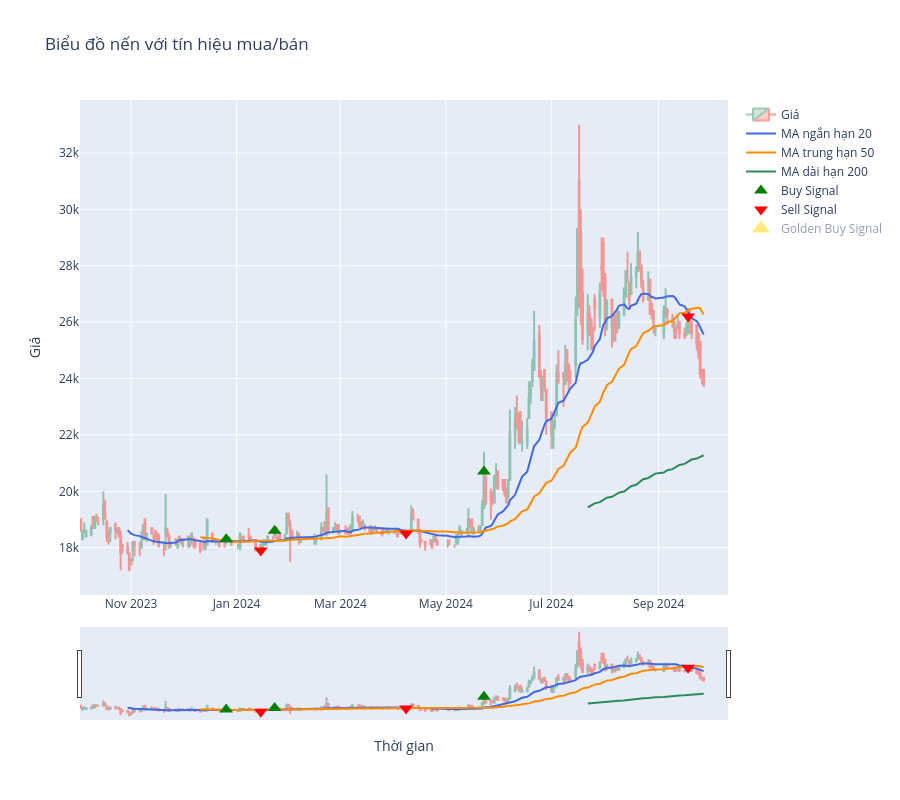

The code cell stored with this chart in its notebook:
### Code cell
# Hàm mua/bán với các widget điều khiển
def buy_n_sell(data, col='Đóng cửa', period1=20, period2=50, period3=200, MA_type='SMA'):
    # Tạo một bản sao của DataFrame để tránh thay đổi dữ liệu gốc
    df = data.copy()
    
    # Tính toán các đường MA
    df['line1'] = MA(df, period=period1, column=col, ma_type=MA_type)
    df['line2'] = MA(df, period=period2, column=col, ma_type=MA_type)
    df['line3'] = MA(df, period=period3, column=col, ma_type=MA_type)

    # Điều kiện mua bán
    df['Signal'] = np.where(df["line1"] > df["line2"], 1, 0)
    df['Position'] = df['Signal'].diff()
    df['Buy'] = np.where(df['Position'] == 1, df[col], np.nan)
    df['Sell'] = np.where(df['Position'] == -1, df[col], np.nan)

    # Golden Cross và Death Cross
    df['Golden_Signal'] = np.where(df["line2"] > df["line3"], 1, 0)
    df['Golden_Position'] = df['Golden_Signal'].diff()
    
    df['Golden_Buy'] = np.where(df['Golden_Position'] == 1, df[col], np.nan)
    df['Death_Sell'] = np.where(df['Golden_Position'] == -1, df[col], np.nan)

    # Tạo biểu đồ nến và điểm mua/bán
    fig = go.Figure()

    # Candlestick
    fig.add_trace(go.Candlestick(x=df['Ngày'],
                                  open=df['Mở cửa'],
                                  high=df['Cao nhất'],
                                  low=df['Thấp nhất'],
                                  close=df[col],
                                  name='Giá',
                                  opacity=0.5))

    # Đường MA
    fig.add_trace(go.Scatter(x=df['Ngày'],
                             y=df['line1'],
                             mode='lines',
                             name=f'MA ngắn hạn {period1}',
                             line=dict(color='royalblue')))

    fig.add_trace(go.Scatter(x=df['Ngày'],
                             y=df['line2'],
                             mode='lines',
                             name=f'MA trung hạn {period2}',
                             line=dict(color='darkorange')))

    fig.add_trace(go.Scatter(x=df['Ngày'],
                             y=df['line3'],
                             mode='lines',
                             name=f'MA dài hạn {period3}',
                             line=dict(color='seagreen')))

    # Buy Signal
    fig.add_trace(go.Scatter(x=df['Ngày'][df['Position'] == 1],
                             y=df[col][df['Position'] == 1],
                             mode='markers',
                             marker=dict(symbol='triangle-up', color='green', size=12),
                             name='Buy Signal'))

    # Sell Signal
    fig.add_trace(go.Scatter(x=df['Ngày'][df['Position'] == -1],
                             y=df[col][df['Position'] == -1],
                             mode='markers',
                             marker=dict(symbol='triangle-down', color='red', size=12),
                             name='Sell Signal'))
    
    # Golden Buy Signal
    fig.add_trace(go.Scatter(x=df['Ngày'][df['Golden_Position'] == 1],
                             y=df[col][df['Golden_Position'] == 1],
                             mode='markers',
                             marker=dict(symbol='triangle-up', color='gold', size=16),
                             name='Golden Buy Signal',
                             visible='legendonly'))

    # Death Sell Signal
    fig.add_trace(go.Scatter(x=df['Ngày'][df['Golden_Position'] == -1],
                             y=df[col][df['Golden_Position'] == -1],
                             mode='markers',
                             marker=dict(symbol='triangle-down', color='maroon', size=16),
                             name='Death Sell Signal',
                             visible='legendonly'))

    # Thiết lập bố cục cho biểu đồ
    fig.update_layout(title='Biểu đồ nến với tín hiệu mua/bán',
                      xaxis_title='Thời gian',
                      yaxis_title='Giá',
                      autosize=True,
                      width=None,
                      height=800)

    # Clear the current output and display the new figure
    clear_output(wait=True)
    fig.show()

# Tạo widgets cho việc điều khiển
period_widget1 = widgets.Dropdown(
    options=[20, 50, 200],
    description='Kỳ hạn 1:',
    value=20
)

period_widget2 = widgets.Dropdown(
    options=[20, 50, 200],
    description='Kỳ hạn 2:',
    value=50
)

period_widget3 = widgets.Dropdown(
    options=[20, 50, 200],
    description='Kỳ hạn 3:',
    value=200
)

apply_button = widgets.Button(description="Áp dụng")

# Hàm để cập nhật biểu đồ dựa trên giá trị kỳ hạn
def update_plot(button):
    buy_n_sell(data, col='Đóng cửa', 
                period1=period_widget1.value, 
                period2=period_widget2.value, 
                period3=period_widget3.value, 
                MA_type='SMA')

# Liên kết nút nhấn với hàm cập nhật biểu đồ
apply_button.on_click(update_plot)

# Hiển thị các widgets
control_widgets = widgets.HBox([period_widget1, period_widget2, period_widget3, apply_button])
display(control_widgets)

# Biểu đồ ban đầu
buy_n_sell(data, col='Đóng cửa', period1=20, period2=50, period3=200, MA_type='SMA')

### Figure 1 — Plotly figure (JSON) as saved in the notebook; plotly's stock layout.template omitted (floating-point values rounded to 4 significant figures; data arrays with more than 128 entries replaced by an {"elided": "..."} marker saying what was removed)
{"data": [{"close": {"elided": "247 str values"}, "high": {"elided": "247 str values"}, "low": {"elided": "247 str values"}, "name": "Giá", "opacity": 0.5, "open": {"elided": "247 str values"}, "type": "candlestick", "x": {"elided": "247 str values"}}, {"line": {"color": "royalblue"}, "mode": "lines", "name": "MA ngắn hạn 20", "type": "scatter", "x": {"elided": "247 str values"}, "y": {"elided": "247 int values"}}, {"line": {"color": "darkorange"}, "mode": "lines", "name": "MA trung hạn 50", "type": "scatter", "x": {"elided": "247 str values"}, "y": {"elided": "247 int values"}}, {"line": {"color": "seagreen"}, "mode": "lines", "name": "MA dài hạn 200", "type": "scatter", "x": {"elided": "247 str values"}, "y": {"elided": "247 float values"}}, {"marker": {"color": "green", "size": 12, "symbol": "triangle-up"}, "mode": "markers", "name": "Buy Signal", "type": "scatter", "x": ["2023-12-26T00:00:00", "2024-01-23T00:00:00", "2024-05-23T00:00:00"], "y": ["18300", "18600", "20700"]}, {"marker": {"color": "red", "size": 12, "symbol": "triangle-down"}, "mode": "markers", "name": "Sell Signal", "type": "scatter", "x": ["2024-01-15T00:00:00", "2024-04-08T00:00:00", "2024-09-18T00:00:00"], "y": ["17900", "18500", "26200"]}, {"marker": {"color": "gold", "size": 16, "symbol": "triangle-up"}, "mode": "markers", "name": "Golden Buy Signal", "type": "scatter", "visible": "legendonly", "x": ["2024-07-22T00:00:00"], "y": ["26300"]}, {"marker": {"color": "maroon", "size": 16, "symbol": "triangle-down"}, "mode": "markers", "name": "Death Sell Signal", "type": "scatter", "visible": "legendonly", "x": [], "y": []}], "layout": {"autosize": true, "height": 800, "title": {"text": "Biểu đồ nến với tín hiệu mua/bán"}, "xaxis": {"title": {"text": "Thời gian"}}, "yaxis": {"title": {"text": "Giá"}}}}
